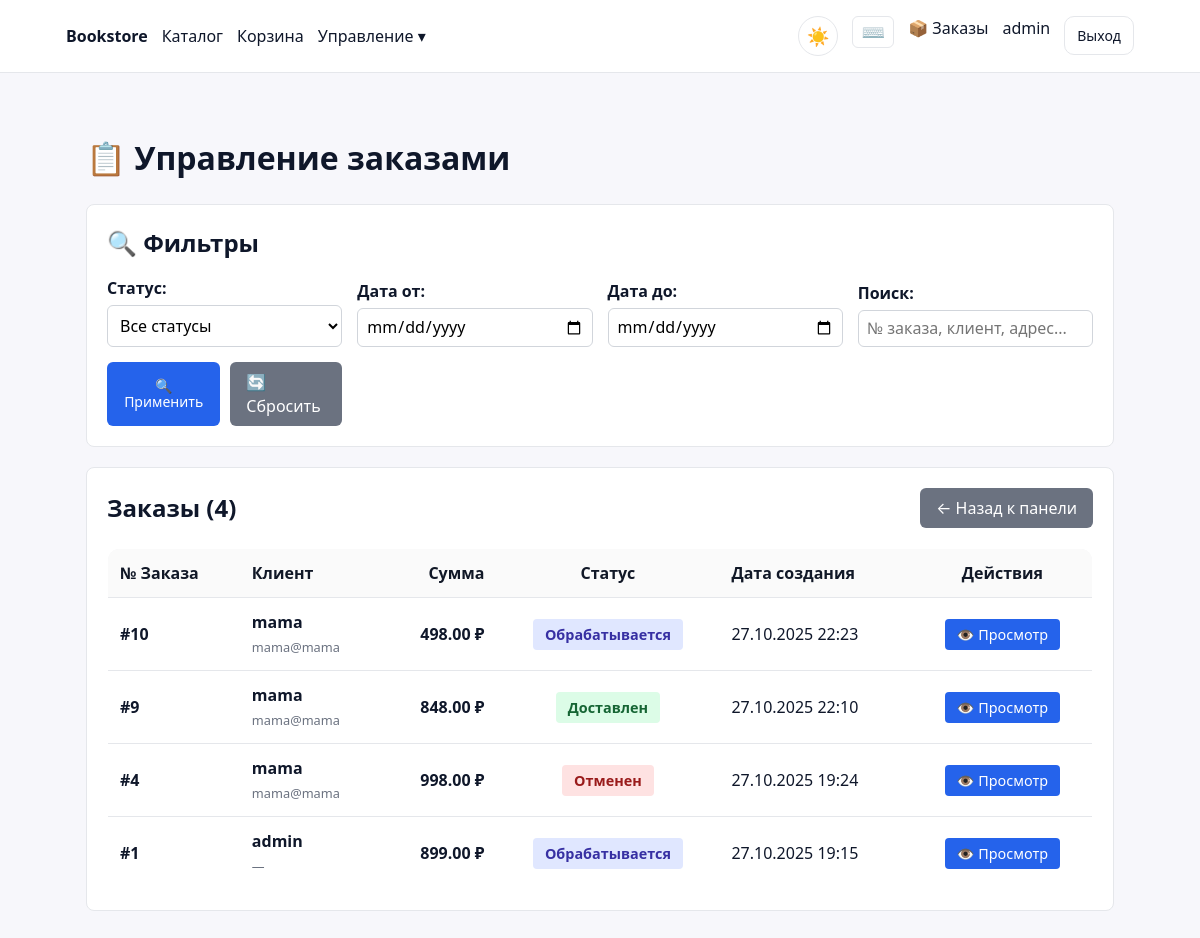
Page /manager/orders/ (signed in) on the earlier database version.
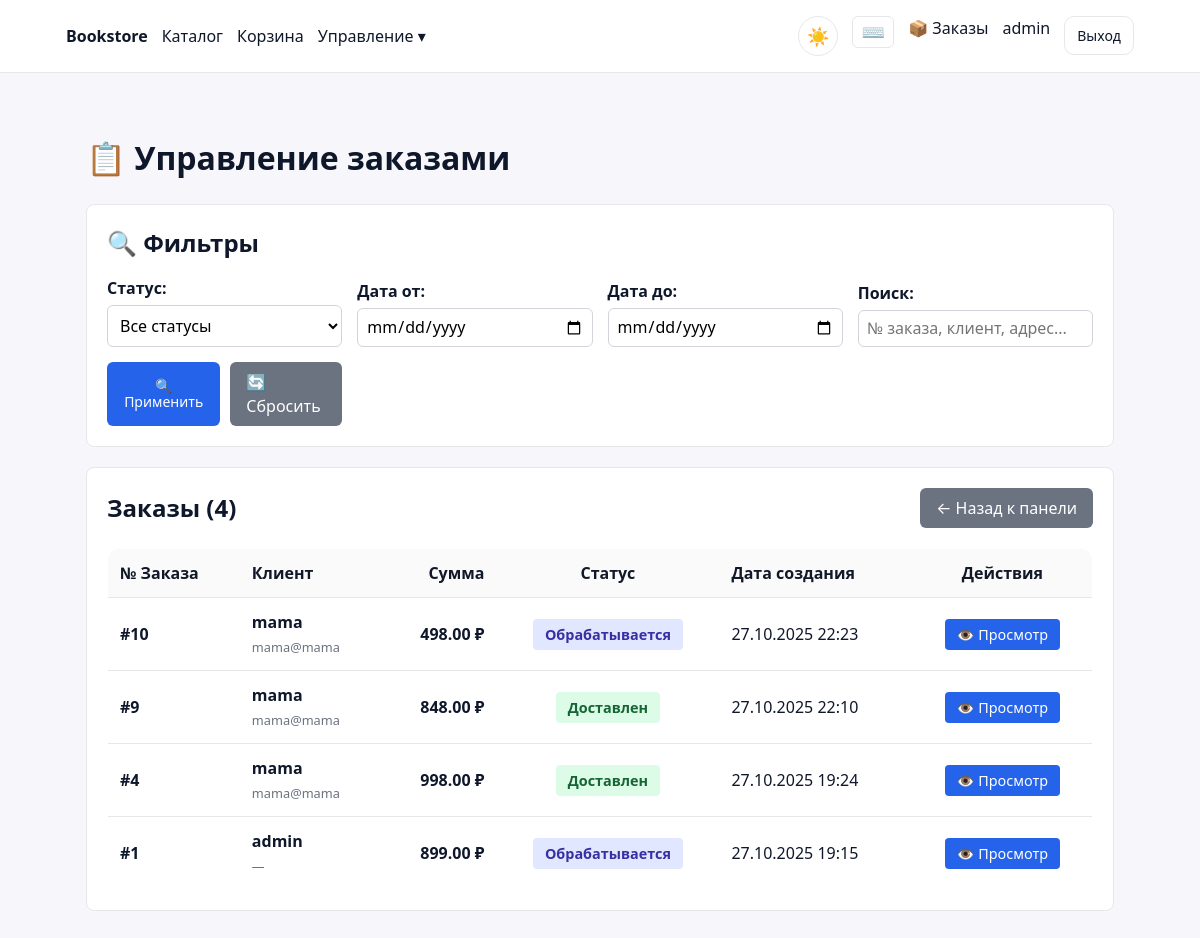
Same page on the later database version.
### backend/apps/orders/models.py (models this page shows, shortened)
class Order(models.Model):
    STATUS_CHOICES = (
        ("processing", "Обрабатывается"),
        ("shipped", "Отправлен"),
        ("delivered", "Доставлен"),
        ("cancelled", "Отменен"),
    )
    user = models.ForeignKey(settings.AUTH_USER_MODEL, on_delete=models.CASCADE, related_name='orders')
    status = models.CharField(max_length=20, choices=STATUS_CHOICES, default="processing")
    total_amount = models.DecimalField(max_digits=12, decimal_places=2, default=0)
    shipping_address = models.TextField(default="")
    shipping_city = models.CharField(max_length=100, default="")
    shipping_postal_code = models.CharField(max_length=20, default="")
    notes = models.TextField(blank=True)
    created_at = models.DateTimeField(auto_now_add=True)
    updated_at = models.DateTimeField(auto_now=True)
    class Meta:
        ordering = ['-created_at']
        indexes = [
            models.Index(fields=['user', 'status']),
            models.Index(fields=['status', 'created_at']),
        ]

### backend/apps/web/manager_views.py (the view, shortened to what this page needs)
# urls.py: path('manager/orders/', manager_views.manager_orders, name='manager-orders'),
@manager_required
def manager_orders(request):
    orders = Order.objects.select_related('user').order_by('-created_at')
    status_filter = request.GET.get('status', '')
    date_from = request.GET.get('date_from', '')
    date_to = request.GET.get('date_to', '')
    search = request.GET.get('search', '')
    if status_filter:
        orders = orders.filter(status=status_filter)
    if date_from:
        try:
            date_from_obj = datetime.strptime(date_from, '%Y-%m-%d').date()
            orders = orders.filter(created_at__date__gte=date_from_obj)
        except ValueError:
            pass
    if date_to:
        try:
            date_to_obj = datetime.strptime(date_to, '%Y-%m-%d').date()
            orders = orders.filter(created_at__date__lte=date_to_obj)
        except ValueError:
            pass
    STATUS_CHOICES = [
        ('', 'Все статусы'),
        ('new', 'Новый'),
        ('processing', 'В обработке'),
        ('shipped', 'Отправлен'),
        ('delivered', 'Доставлен'),
        ('cancelled', 'Отменен'),
    ]
    context = {
        'orders': orders,
        'status_choices': STATUS_CHOICES,
        'current_status': status_filter,
        'date_from': date_from,
        'date_to': date_to,
        'search': search,
    }
    return render(request, 'web/manager/orders.html', context)

### templates/web/manager/orders.html (shortened to what the changed rows need)
{% extends 'web/base.html' %}
{% block content %}
<div style="max-width: 1200px; margin: 0 auto; padding: 20px;">
	<h1>📋 Управление заказами</h1>
	<div style="background: #fff; padding: 20px; border-radius: 8px; margin-bottom: 20px; border: 1px solid #e5e7eb;">
		<h2 style="margin: 0 0 15px 0;">🔍 Фильтры</h2>
	</div>
	<div style="background: #fff; padding: 20px; border-radius: 8px; border: 1px solid #e5e7eb;">
		<div style="display: flex; justify-content: space-between; align-items: center; margin-bottom: 20px;">
			<h2 style="margin: 0;">Заказы ({{ orders|length }})</h2>
		</div>
		{% if orders %}
		<div style="overflow-x: auto;">
			<table style="width: 100%; border-collapse: collapse;">
				<thead style="background: #f9fafb;">
					<tr>
						<th style="padding: 12px; text-align: left;">№ Заказа</th>
						<th style="padding: 12px; text-align: left;">Клиент</th>
						<th style="padding: 12px; text-align: right;">Сумма</th>
						<th style="padding: 12px; text-align: center;">Статус</th>
						<th style="padding: 12px; text-align: left;">Дата создания</th>
						<th style="padding: 12px; text-align: center;">Действия</th>
					</tr>
				</thead>
				<tbody>
					{% for order in orders %}
					<tr style="border-top: 1px solid #e5e7eb;">
						<td style="padding: 12px; font-weight: 600;">#{{ order.id }}</td>
						<td style="padding: 12px;">
							<div>
								<strong>{{ order.user.username }}</strong><br>
								<small style="color: #6b7280;">{{ order.user.email|default:"—" }}</small>
							</div>
						</td>
						<td style="padding: 12px; text-align: right; font-weight: 600;">{{ order.total_amount }} ₽</td>
						<td style="padding: 12px; text-align: center;">
							<span style="padding: 6px 12px; border-radius: 4px; font-size: 0.9em; font-weight: 600;
								{% if order.status == 'new' %}background: #fef3c7; color: #92400e;
								{% elif order.status == 'processing' %}background: #e0e7ff; color: #3730a3;
								{% elif order.status == 'shipped' %}background: #dbeafe; color: #1e40af;
								{% elif order.status == 'delivered' %}background: #dcfce7; color: #166534;
								{% elif order.status == 'cancelled' %}background: #fee2e2; color: #991b1b;
								{% endif %}">
								{{ order.get_status_display }}
							</span>
						</td>
						<td style="padding: 12px;">{{ order.created_at|date:"d.m.Y H:i" }}</td>
						<td style="padding: 12px; text-align: center;">
							<a href="/manager/orders/{{ order.id }}/" style="background: #2563eb; color: white; padding: 6px 12px; border: none; border-radius: 4px; text-decoration: none; font-size: 0.9em;">
								👁️ Просмотр
							</a>
						</td>
					</tr>
					{% endfor %}
				</tbody>
			</table>
		</div>
		{% else %}
		<div style="text-align: center; padding: 40px; color: #6b7280;">
			<p style="margin: 0; font-size: 1.1em;">Заказы не найдены</p>
			<p style="margin: 10px 0 0 0;">Попробуйте изменить параметры фильтрации</p>
		</div>
		{% endif %}
	</div>
</div>
{% endblock %}

Differences in the rows shown:
changed Order id 4: status "Отменен" → "Доставлен"
